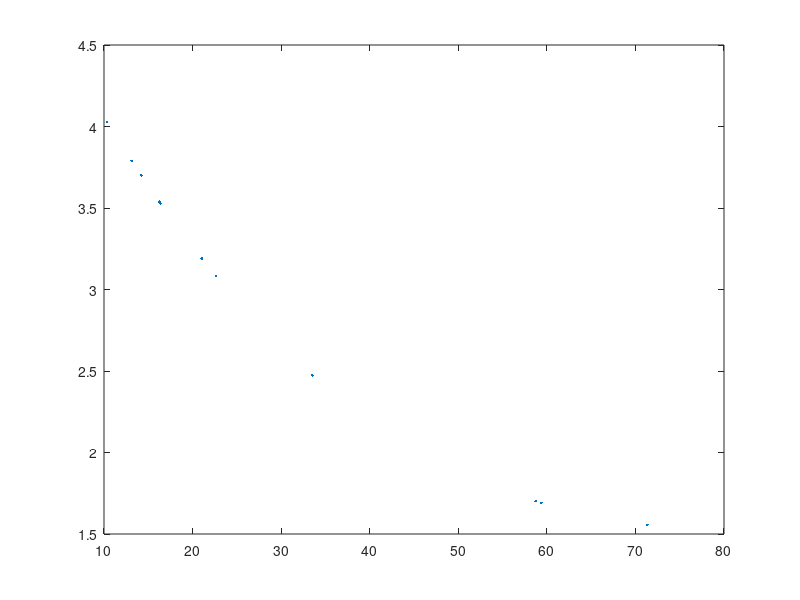

Write MATLAB code to recreate this figure.
clear all;close all;clc;
load troposphereAndIonosphereData.mat
%% Plot troposphere vs angle
%%
averageHeight = sum(height)/length(height);
elevationAngle = 0:90;
P=955;
troposphericCorrection = 0.0022768 * ...
    P/(1-0.00266*cos(2*elevationAngle')...
    -2.8*10^-7*averageHeight);
figure(1);clf;
plot(elevationAngle,troposphericCorrection(:),'.')
%% Plot ionosphere vs angle
plot(el*180/pi,corrIonosphere,'.')
%%
% ionalpha = [2.0724D-08  1.4931D-08 -2.6513D-07 -4.5973D-07];
% ionbeta = [1.3581D+05 -1.2248D+05 -1.3794D+06 -2.1847D+06];
% time = 2 * 24 * 3600;
% iP = [ionalpha; ionbeta];
% for i = 1:length(lat)
%     ionosphericCorrection(i) = Klobuchar(time, iP, lat(i), long(i), az(i), el(i));
% end
% figure(2);
% plot(el*180/pi,ionosphericCorrection,'.')